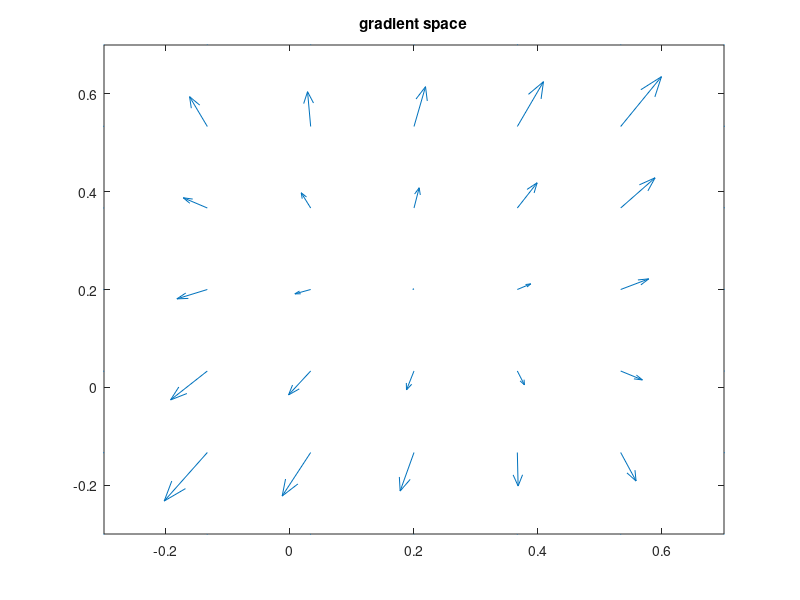
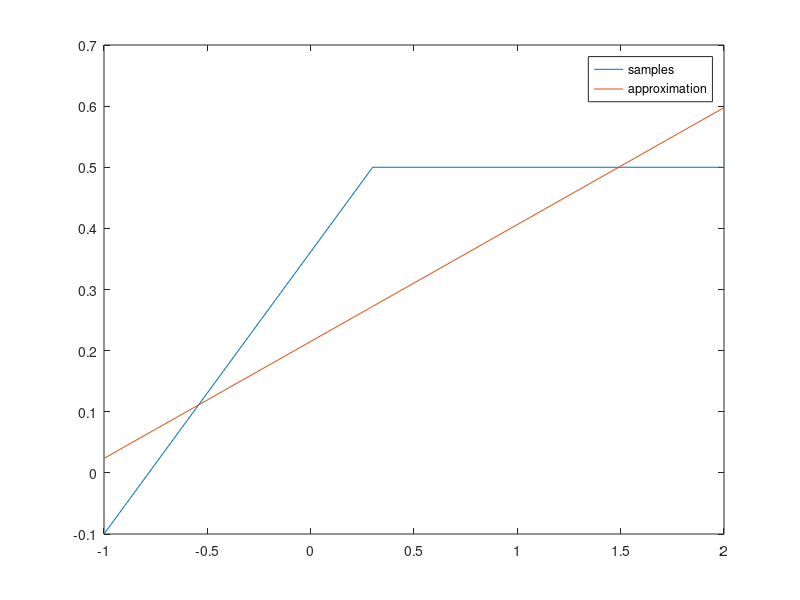
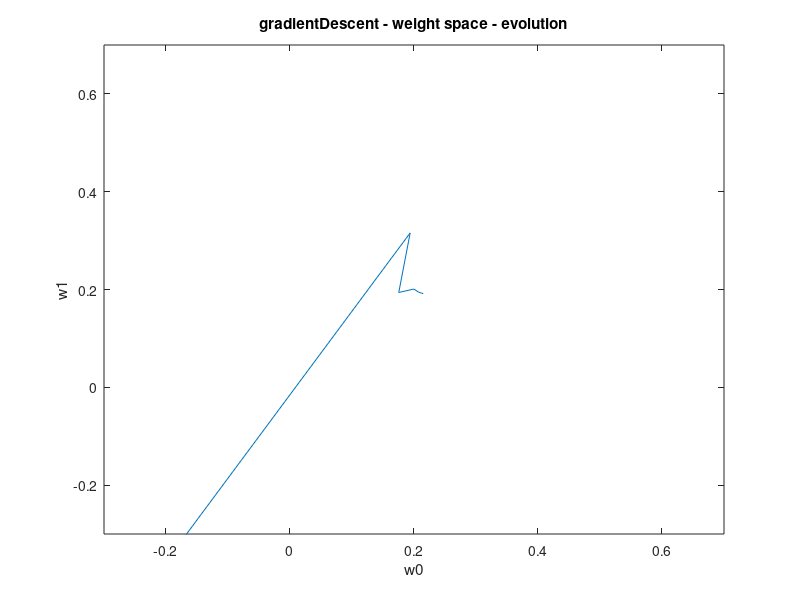
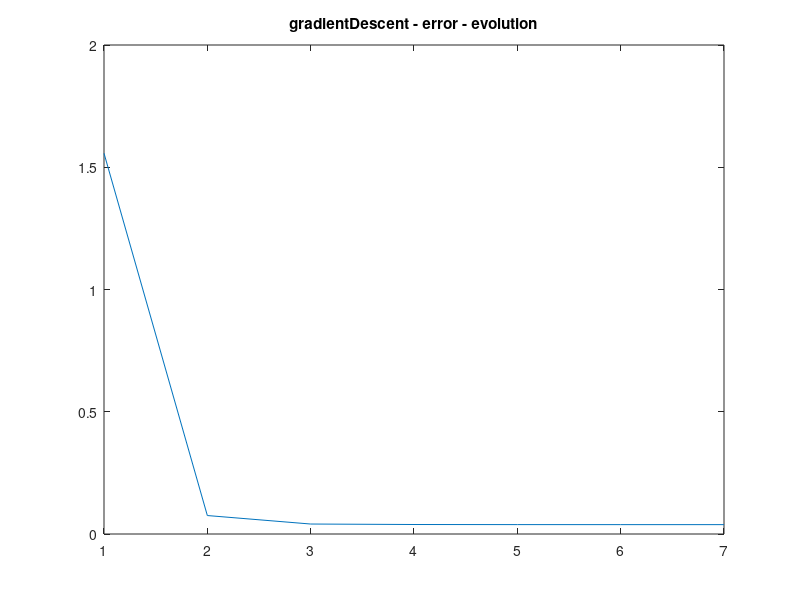

MATLAB code for these plots, in order:
#! /usr/bin/octave -qf

#
# Here we are comparing 3 different learning algorithms,
# demonstrated on a simple perceptron.
# i)   gradient decsent
# ii)  line-search
# iii) conjugate gradient descent
#


# X' = transposed(X)


# Weight vector: w[0=>threshold, 1=>input-weight]
global wInit = 0.5;
global w = [0.0; 0.0]

# Output vector: t[trainingSampleId]
global t = [-0.1, 0.5, 0.5]

# Input matrix: X[trainingSampleId][0=>bias, 1=>input]
global input = [-1.0, 0.3, 2.0]
global X = [1.0, 1.0, 1.0; input]


# Whether to make all weight space diagramms use the same dimensions
global gleichSchaltung = 1;
#global gSScale = [-1.0 2.0 -1.0 2.0];
global gSScale = [-0.3 0.7 -0.3 0.7];


global ErrorStop = 0.1;

# the training error
function _Error = Error()
	global X
	global w
	global t
	_Error = 0.5 * sumsq(w' * X - t);
endfunction

# H = 2XX'
function _H = H()
	global X
	_H = 2 * X * X';
endfunction

# Returns the gradient for the current error
function _gradient = gradient()
	global w
	global X
	global t
	b = -2 * X * t';
	_gradient = H() * w + b;
endfunction

#################################

global w0
global w1
global e

function learn_init()
	global wInit;
	global w;
	global w0;
	global w1;
	global e;

	w(1) = unifrnd(-wInit, wInit);
	w(2) = unifrnd(-wInit, wInit);

	# save w0/1 for plotting
	w0 = [w(1)];
	w1 = [w(2)];

	e  = [Error()];
endfunction

# 5.1.a Gradient Descent
function learn_gradientDescent()
	global w;
	global w0;
	global w1;
	global e;

	iterations = 6;
	rate = 0.1;
	for i = 1:iterations
		g = gradient();
		w = w - rate * g;
		w0(end+1) = w(1);
		w1(end+1) = w(2);
		e(end+1)  = Error();
	endfor
endfunction

# 5.1.b Line search
function learn_lineSearch()
	global w;
	global w0;
	global w1;
	global e;

	iterations = 6;
	for i = 1:iterations
		g = gradient();
		alpha = - (g' * g) / (g' * H() * g);
		w = w + alpha * g;
		w0(end+1) = w(1);
		w1(end+1) = w(2);
		e(end+1)  = Error();
	endfor
endfunction

# 5.1.c Conjugate Gradient
function learn_conjugateGradient()
	global w;
	global w0;
	global w1;
	global e;
	global ErrorStop;

	gold = gradient();
	w = -gold;
	d = -gold;
	iterations = 6;
	for i = 1:iterations
		alpha = -(d' * gold) / (d' * H() * d);
		w = w + alpha * d;
		gnew = gradient();
		beta = -(gnew' * gnew) / (gold' * gold);
		d = gnew + beta * d;
		gold = gnew;

		w0(end+1) = w(1);
		w1(end+1) = w(2);
		e(end+1)  = Error();
		if (e(end) < ErrorStop)
			break;
		endif
	endfor
endfunction


function plotLearningResults(methodName)
	global input;
	global X;
	global t;
	global w;
	global w0;
	global w1;
	global e;

	# Plot the samples vs the approximation
	output = t;
	approxOutput = w' * X;
	title(strcat(methodName, " - target space - samples and approximation"))
	plot(input, [output; approxOutput])
	legend(["samples"; "approximation"]);
	print(strcat(methodName, "_approximation.png"), "-dpng")

	# Plot the weights evolution over the iteration steps
	plot(w0, w1)
	title(strcat(methodName, " - weight space - evolution"))
	xlabel("w0");
	ylabel("w1");
	global gleichSchaltung;
	if (gleichSchaltung)
		global gSScale;
		axis(gSScale)
	else
		w0Min = min(w0);
		w0Max = max(w0);
		w0Scale = w0Max - w0Min;
		w1Min = min(w1);
		w1Max = max(w1);
		w1Scale = w1Max - w1Min;
		wScaleMax = max([w0Scale, w1Scale]);
		w0Max = w0Min + wScaleMax;
		w1Max = w1Min + wScaleMax;
		axis([w0Min w0Max w1Min w1Max])
	endif
	print(strcat(methodName, "_weightsEvolution.png"), "-dpng")

	# Plot the error evolution over the iteration steps
	plot(e)
	title(strcat(methodName, " - error - evolution"))
	print(strcat(methodName, "_errorsEvolution.png"), "-dpng")
endfunction


function plotGradients(doPlot)
	global w;
	global gX;
	global gY;
	global gU;
	global gV;
	global gleichSchaltung;

	wReach = 1.0;
	w0Min = -wReach;
	w0Max =  wReach;
	w1Min = -wReach;
	w1Max =  wReach;
	if (gleichSchaltung)
		global gSScale;
		w0Min = gSScale(1);
		w0Max = gSScale(2);
		w1Min = gSScale(3);
		w1Max = gSScale(4);
	endif

	steps = 6;

	w0Step = (w0Max - w0Min) / steps;
	w1Step = (w1Max - w1Min) / steps;

	gX = [];
	gY = [];
	gU = [];
	gV = [];

	iterations = 6;
	for iW0 = 0:steps
		w(1) = w0Min + iW0*w0Step;
		for iW1 = 0:steps
			w(2) = w1Min + iW1*w1Step;
			grad = gradient();
			gX(end+1) = w(1);
			gY(end+1) = w(2);
			gU(end+1) = grad(1);
			gV(end+1) = grad(2);
		endfor
	endfor

	if (doPlot)
		# Plot the gradient field
		quiver(gX, gY, gU, gV)
		if (gleichSchaltung)
			global gSScale;
			axis(gSScale)
		endif
		title("gradient space")
		print("gradientSpace.png", "-dpng")
	endif
endfunction


global gX;
global gY;
global gU;
global gV;
plotGradients(1)

learn_init()
learn_gradientDescent()
plotLearningResults("gradientDescent")

learn_init()
learn_lineSearch()
plotLearningResults("lineSearch")

learn_init()
learn_conjugateGradient()
plotLearningResults("conjugateGradient")
